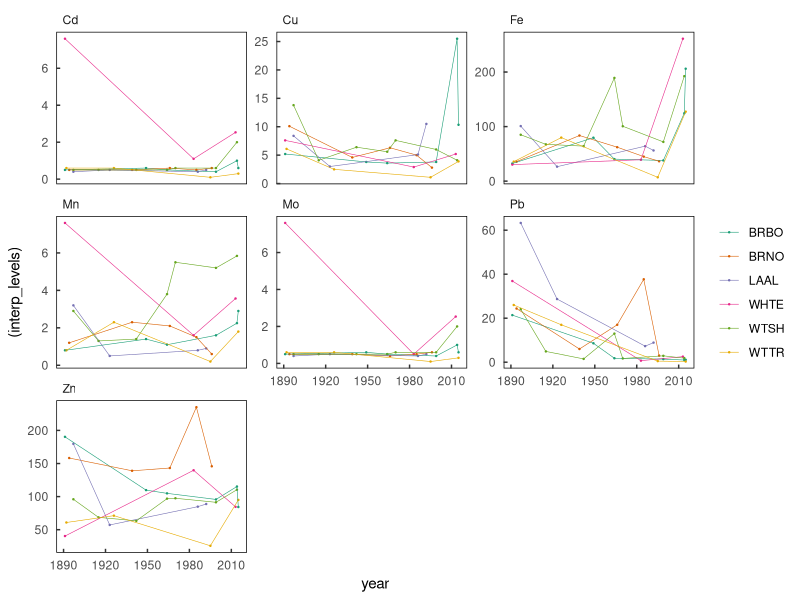
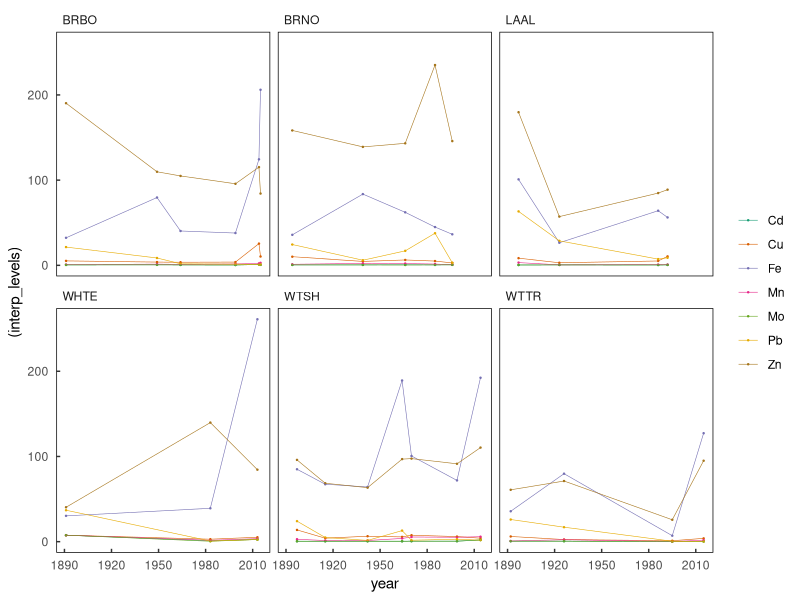

These charts were generated, in order, by the following R code: (Note: this script raises an error after producing the figures.)
# load libraries
library(ggplot2)
library(dplyr)
library(tidyr)
library(tidyverse)
library(zoo)

##############################
###  Popular ggPlot theme  ###
##############################
themeo <-theme_classic()+
  theme(strip.background = element_blank(),
        axis.line = element_blank(),
        axis.text.x = element_text(margin = margin( 0.2, unit = "cm")),
        axis.text.y = element_text(margin = margin(c(1, 0.2), unit = "cm")),
        axis.ticks.length=unit(-0.1, "cm"),
        panel.border = element_rect(colour = "black", fill=NA, size=.5),
        legend.title=element_blank(),
        strip.text=element_text(hjust=0) )

# set working directory and read in csv
setwd('/Users/tgagne/Dropbox (MBA)/Seabird TL Project/data') # running from Tylers computer
#setwd('C:/Users/omax0085/Dropbox/Seabird TL Project/data') # running from Lizzies computer
getwd()

# tyler dataframe manipulation
 # you may have to install this
metals <- read.csv('heavy_metal_June6.csv' , header = T,na.strings = "--" )
unique_id <- paste0("B",seq(1,dim(metals)[1])) # create a unique ID for each specimen
metals <- cbind(unique_id, metals)             # add that to the dataframe

str(metals) # check the structure

# reshape the dataframe so every row is the contamination level for a single metal for a single specimen
metals_values_gathered <- select(metals, unique_id, spp, year, Mn, Fe, Cu, Zn, As, Mo, Cd, Hg, Pb) %>% 
  gather(key = metal, value = measurement, Mn, Fe, Cu, Zn, As, Mo, Cd, Hg, Pb) 

# reshape the dataframe so every row is the min detection level for a single metal for a single specimen
metals_limits_gathered <- select(metals, unique_id, spp, year, Mn_rl, Fe_rl, Cu_rl, Zn_rl, As_rl, Mo_rl, Cd_rl, Hg_rl, Pb_rl) %>% 
  gather(key = metal_limit, value = reference_limit, Mn_rl, Fe_rl, Cu_rl, Zn_rl, As_rl, Mo_rl, Cd_rl, Hg_rl, Pb_rl)

# join those dataframes 
joined_metal <- cbind(metals_values_gathered,ref_limit = metals_limits_gathered$reference_limit)

# create new column - if measurement level is NA then use min detection
joined_metal$interp_levels <- if_else(is.na(joined_metal$measurement),joined_metal$ref_limit,joined_metal$measurement)

#clean up
rm(metals_limits_gathered,metals_values_gathered,metals,unique_id)

# because some more recent years have multiple observations per year, return average by year
joined_metal <- joined_metal %>% group_by(spp,metal,year) %>%
  summarise(interp_levels = mean(interp_levels), ref_limit = mean(ref_limit)) %>%
  ungroup() %>% 
  group_by(spp,metal) 

#metal to factor
joined_metal$metal <- as.factor(joined_metal$metal)

# extreme value species
joined_metal <- filter(joined_metal, !spp %in% c("BUPE", "SOTE","RFBO","BFAL") )
joined_metal <- filter(joined_metal, !metal %in% c("As",'Hg') )

# metals by species facetted 
ggplot(joined_metal,aes(x = year, y = (interp_levels), color = spp, group = spp))+
  geom_point(size = .2)+
  geom_line(size = .2)+
  facet_wrap(~metal, scales = "free_y")+
  scale_color_brewer(palette = "Dark2")+
  themeo

# species by metal facetted
ggplot(joined_metal,aes(x = year, y = (interp_levels), color = metal, group = metal))+
  geom_point(size = .2)+
  geom_line(size = .2)+
  facet_wrap(~spp)+
  scale_color_brewer(palette = "Dark2")+
  themeo

# interpolating values between years
# build dummy data.frame
spp      <- levels(droplevels(joined_metal$spp))
metals   <-  levels(droplevels(joined_metal$metal))
dummy_df <- NULL
yearvec  <- data.frame(year = seq(min(joined_metal$year), max(joined_metal$year)))

# Build empty dataframe with relavant fields
for(s in 1:length(spp)) {
    met <- NULL
  for(m in 1:length(metals)){
      rep <- NULL
      rep <- cbind(spp = spp[s], metal = metals[m],yearvec)
      met <- rbind(met,rep)
  }
  dummy_df <- rbind(dummy_df,met)
}

dummy_df$interp_levels <- NA
sc <- merge(joined_metal,dummy_df, by = c("spp","metal","year"), all = T)
sc$interp_levels.y <- NULL
sc$interp_levels <- sc$interp_levels.x
sc$interp_levels.x <- NULL
joined_metal <- sc

# cleanup
rm(sc,yearvec,met,rep,dummy_df,m,s)

# linear interpolation of NAs
joined_metal <- joined_metal %>% 
  group_by(spp,metal) %>% 
  mutate(ip.value = na.approx(interp_levels, rule = 2)) #linear interpolation
  #mutate(ip.value = na.approx(interp_levels, rule = 2)) %>% 
  #mutate(ip.value = na.approx(interp_levels, rule = 2)) %>% 

joined_metal %>% 
  ggplot(aes(year,ip.value,color = metal))+
  geom_point()+
  scale_color_brewer(palette = "Dark2")+
  facet_wrap(~spp)

joined_metal %>% 
  group_by(spp,metal) %>% 
  mutate(time = seq(1,n())) %>%
  mutate(ip.value = approx(time,interp_levels,time)$y) %>% 
  select(-time) %>% 
  ggplot(aes(year,ip.value,color = metal))+
  geom_point()+
  scale_color_brewer(palette = "Dark2")+
  facet_wrap(~spp)


# attempt to bootstrap estimates
# what we want:
# It would be great to for each metal for each species across time fit a number of smoothers
# Predict across the whole range from 1890 to 2015
# adjusted bootstrap loop starting dataframe
joined_metal <- data.frame(year = joined_metal$year, 
                           spp = joined_metal$spp, 
                           metal = joined_metal$metal, 
                           interp_levels = joined_metal$ip.value)

joined_metal %>% 
  ggplot(aes(year,interp_levels,color = metal))+
  geom_point()+
  scale_color_brewer(palette = "Dark2")+
  facet_wrap(~spp)+
  themeo

joined_metal$metal <- as.factor(joined_metal$metal)
year <- seq(from = 1890, to = 2015,by = 1)
sppx <-   levels(droplevels(joined_metal$spp))
metals <- levels(droplevels(joined_metal$metal))
all_df <- NULL
rep <- NULL

for( i in 1:length(sppx)) {
  
  one_spp <- NULL
  # select a single species
  one_spp <- subset(joined_metal, spp == sppx[i] )

  for( x in 1:length(metals)){
    # select a single metal
    one_spp_one_metal <- filter(one_spp, metal == metals[x])
    
    for( b in 1:10){ 
      modeled <- NULL
      # randomly sample ~80% observations
      one_spp_one_metal_samp <- sample_frac(one_spp_one_metal, size = .2)
      # fit a model to the sample
      smooth_mod <- loess(interp_levels ~ year, data = one_spp_one_metal_samp, span = .5)
      # predict across whole year range
      modeled <- predict(object = smooth_mod, newdata =  year)
      replic <- data.frame(year,modeled,b, spp = sppx[i], metal = metals[x])
      rep <- rbind(rep,replic)
    }
  }
}

str(rep)
colnames(rep) <- c("year","modeled","rep","spp","metal")
all_df <- rep


# scratch
str(all_df)

ggplot()+
  geom_point(data = (all_df),aes(year,modeled,color = metal), size = .2)+
  facet_wrap(~spp, scales = 'free_y')+
  scale_color_brewer(palette = "Dark2")+
  themeo

ggplot()+
  geom_point(data = all_df,aes(year,modeled,color = spp), size = .2)+
  scale_color_brewer(palette = "Dark2")+
  facet_wrap(~metal, scales = 'free_y')+
  themeo

ggplot()+
  geom_point(data = all_df,aes(x = year, y = modeled, color = spp),size = .2)+
  geom_point(data = joined_metal,aes(x = year, y = interp_levels, color = spp),size = .2, color = "black")+
  #geom_line(size = .2)+
  facet_wrap(~metal, scales = "free_y")+
  scale_color_brewer(palette = "Dark2")+
  themeo

ggplot(all_df,aes(x = year, y = modeled, color = metal))+
  geom_point(data = all_df,aes(x = year, y = modeled, color = metal),size = .2)+
  geom_point(data = joined_metal,aes(x = year, y = interp_levels, color = metal),size = .2, color = "black")+
  #geom_line(size = .2)+
  facet_wrap(~spp, scales = "free_y")+
  scale_color_brewer(palette = "Dark2")+
  themeo


# bring in the trophic position estimates from Gagne et al. 2018
trophic_p <- read.csv('tp_through_time.csv')
str(trophic_p)

# plot it quick to look at it
ggplot(trophic_p,aes(x = year, y = tp_med, color = spp))+
  geom_line()+
  themeo

ggplot(trophic_p,aes(x = year, y = tp_med, color = spp))+
  geom_line()+
  facet_wrap(~spp)+
  themeo

# merge this in with the metals data
# I want NAs for all years that don't have metal readings, to then interpolate.
